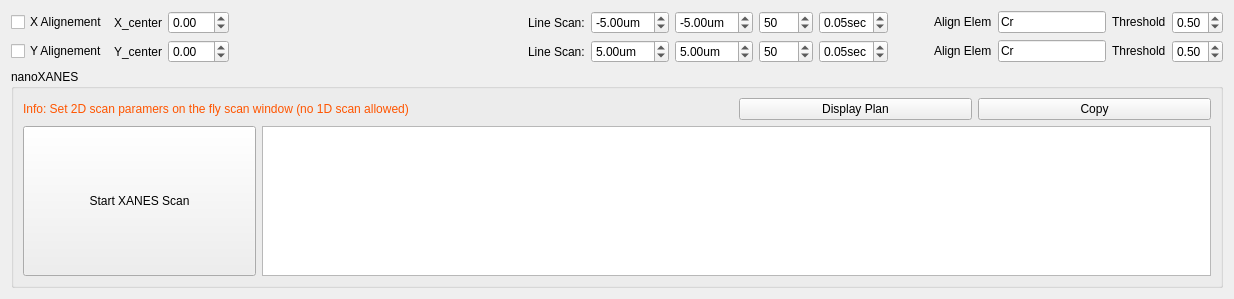
              <widget class="QWidget" name="page_2">
               <property name="geometry">
                <rect>
                 <x>0</x>
                 <y>0</y>
                 <width>1234</width>
                 <height>299</height>
                </rect>
               </property>
               <attribute name="label">
                <string>Alignment and Start XANES</string>
               </attribute>
               <layout class="QGridLayout" name="gridLayout_42">
                <item row="0" column="0">
                 <layout class="QHBoxLayout" name="horizontalLayout_24">
                  <item>
                   <layout class="QVBoxLayout" name="verticalLayout_33">
                    <item>
                     <layout class="QHBoxLayout" name="horizontalLayout_16">
                      <item>
                       <widget class="QCheckBox" name="cb_x_align">
                        <property name="text">
                         <string>X Alignement</string>
                        </property>
                       </widget>
                      </item>
                      <item>
                       <widget class="QLabel" name="label_113">
                        <property name="text">
                         <string>X_center</string>
                        </property>
                       </widget>
                      </item>
                      <item>
                       <widget class="QDoubleSpinBox" name="dsb_xlign_cen_xanes">
                        <property name="minimum">
                         <double>-15.000000000000000</double>
                        </property>
                        <property name="maximum">
                         <double>15.000000000000000</double>
                        </property>
                       </widget>
                      </item>
                      <item>
                       <spacer name="horizontalSpacer_3">
                        <property name="orientation">
                         <enum>Qt::Horizontal</enum>
                        </property>
                        <property name="sizeHint" stdset="0">
                         <size>
                          <width>40</width>
                          <height>20</height>
                         </size>
                        </property>
                       </spacer>
                      </item>
                      <item>
                       <widget class="QLabel" name="label_115">
                        <property name="text">
                         <string>Line Scan:</string>
                        </property>
                       </widget>
                      </item>
                      <item>
                       <widget class="QDoubleSpinBox" name="x_align_start">
                        <property name="sizePolicy">
                         <sizepolicy hsizetype="Preferred" vsizetype="Fixed">
                          <horstretch>0</horstretch>
                          <verstretch>0</verstretch>
                         </sizepolicy>
                        </property>
                        <property name="toolTip">
                         <string>scan range entry</string>
                        </property>
                        <property name="prefix">
                         <string notr="true"/>
                        </property>
                        <property name="suffix">
                         <string>um</string>
                        </property>
                        <property name="minimum">
                         <double>-15.000000000000000</double>
                        </property>
                        <property name="maximum">
                         <double>15.000000000000000</double>
                        </property>
                        <property name="singleStep">
                         <double>1.000000000000000</double>
                        </property>
                        <property name="value">
                         <double>-5.000000000000000</double>
                        </property>
                       </widget>
                      </item>
                      <item>
                       <widget class="QDoubleSpinBox" name="x_align_end">
                        <property name="enabled">
                         <bool>true</bool>
                        </property>
                        <property name="sizePolicy">
                         <sizepolicy hsizetype="Preferred" vsizetype="Fixed">
                          <horstretch>0</horstretch>
                          <verstretch>0</verstretch>
                         </sizepolicy>
                        </property>
                        <property name="toolTip">
                         <string>scan range entry</string>
                        </property>
                        <property name="prefix">
                         <string notr="true"/>
                        </property>
                        <property name="suffix">
                         <string>um</string>
                        </property>
                        <property name="minimum">
                         <double>-15.000000000000000</double>
                        </property>
                        <property name="maximum">
                         <double>15.000000000000000</double>
                        </property>
                        <property name="singleStep">
                         <double>1.000000000000000</double>
                        </property>
                        <property name="value">
                         <double>-5.000000000000000</double>
                        </property>
                       </widget>
                      </item>
                      <item>
                       <widget class="QSpinBox" name="x_align_steps">
                        <property name="sizePolicy">
                         <sizepolicy hsizetype="Preferred" vsizetype="Fixed">
                          <horstretch>0</horstretch>
                          <verstretch>0</verstretch>
                         </sizepolicy>
                        </property>
                        <property name="toolTip">
                         <string>first motor steps</string>
                        </property>
                        <property name="minimum">
                         <number>1</number>
                        </property>
                        <property name="maximum">
                         <number>1000</number>
                        </property>
                        <property name="singleStep">
                         <number>10</number>
                        </property>
                        <property name="value">
                         <number>50</number>
                        </property>
                       </widget>
                      </item>
                      <item>
                       <widget class="QDoubleSpinBox" name="x_align_dwell">
                        <property name="sizePolicy">
                         <sizepolicy hsizetype="Preferred" vsizetype="Fixed">
                          <horstretch>0</horstretch>
                          <verstretch>0</verstretch>
                         </sizepolicy>
                        </property>
                        <property name="toolTip">
                         <string>exposure time per point</string>
                        </property>
                        <property name="prefix">
                         <string/>
                        </property>
                        <property name="suffix">
                         <string notr="true">sec</string>
                        </property>
                        <property name="minimum">
                         <double>0.000000000000000</double>
                        </property>
                        <property name="maximum">
                         <double>0.500000000000000</double>
                        </property>
                        <property name="singleStep">
                         <double>0.010000000000000</double>
                        </property>
                        <property name="value">
                         <double>0.050000000000000</double>
                        </property>
                       </widget>
                      </item>
                     </layout>
                    </item>
                    <item>
                     <layout class="QHBoxLayout" name="horizontalLayout_17">
                      <item>
                       <widget class="QCheckBox" name="cb_y_align">
                        <property name="text">
                         <string>Y Alignement</string>
                        </property>
                       </widget>
                      </item>
                      <item>
                       <widget class="QLabel" name="label_114">
                        <property name="text">
                         <string>Y_center</string>
                        </property>
                       </widget>
                      </item>
                      <item>
                       <widget class="QDoubleSpinBox" name="dsb_yalign_cen_xanes">
                        <property name="minimum">
                         <double>-15.000000000000000</double>
                        </property>
                        <property name="maximum">
                         <double>15.000000000000000</double>
                        </property>
                       </widget>
                      </item>
                      <item>
                       <spacer name="horizontalSpacer_4">
                        <property name="orientation">
                         <enum>Qt::Horizontal</enum>
                        </property>
                        <property name="sizeHint" stdset="0">
                         <size>
                          <width>40</width>
                          <height>20</height>
                         </size>
                        </property>
                       </spacer>
                      </item>
                      <item>
                       <widget class="QLabel" name="label_116">
                        <property name="text">
                         <string>Line Scan:</string>
                        </property>
                       </widget>
                      </item>
                      <item>
                       <widget class="QDoubleSpinBox" name="y_align_start">
                        <property name="sizePolicy">
                         <sizepolicy hsizetype="Preferred" vsizetype="Fixed">
                          <horstretch>0</horstretch>
                          <verstretch>0</verstretch>
                         </sizepolicy>
                        </property>
                        <property name="toolTip">
                         <string>scan range entry</string>
                        </property>
                        <property name="suffix">
                         <string notr="true">um</string>
                        </property>
                        <property name="minimum">
                         <double>-15.000000000000000</double>
                        </property>
                        <property name="maximum">
                         <double>15.000000000000000</double>
                        </property>
                        <property name="singleStep">
                         <double>1.000000000000000</double>
                        </property>
                        <property name="value">
                         <double>5.000000000000000</double>
                        </property>
                       </widget>
                      </item>
                      <item>
                       <widget class="QDoubleSpinBox" name="y_align_end">
                        <property name="sizePolicy">
                         <sizepolicy hsizetype="Preferred" vsizetype="Fixed">
                          <horstretch>0</horstretch>
                          <verstretch>0</verstretch>
                         </sizepolicy>
                        </property>
                        <property name="toolTip">
                         <string>scan range entry</string>
                        </property>
                        <property name="suffix">
                         <string notr="true">um</string>
                        </property>
                        <property name="minimum">
                         <double>-15.000000000000000</double>
                        </property>
                        <property name="maximum">
                         <double>15.000000000000000</double>
                        </property>
                        <property name="singleStep">
                         <double>1.000000000000000</double>
                        </property>
                        <property name="value">
                         <double>5.000000000000000</double>
                        </property>
                       </widget>
                      </item>
                      <item>
                       <widget class="QSpinBox" name="y_align_steps">
                        <property name="sizePolicy">
                         <sizepolicy hsizetype="Preferred" vsizetype="Fixed">
                          <horstretch>0</horstretch>
                          <verstretch>0</verstretch>
                         </sizepolicy>
                        </property>
                        <property name="toolTip">
                         <string>first motor steps</string>
                        </property>
                        <property name="minimum">
                         <number>1</number>
                        </property>
                        <property name="maximum">
                         <number>1000</number>
                        </property>
                        <property name="singleStep">
                         <number>10</number>
                        </property>
                        <property name="value">
                         <number>50</number>
                        </property>
                       </widget>
                      </item>
                      <item>
                       <widget class="QDoubleSpinBox" name="y_align_dwell">
                        <property name="sizePolicy">
                         <sizepolicy hsizetype="Preferred" vsizetype="Fixed">
                          <horstretch>0</horstretch>
                          <verstretch>0</verstretch>
                         </sizepolicy>
                        </property>
                        <property name="toolTip">
                         <string>exposure time per point</string>
                        </property>
                        <property name="prefix">
                         <string/>
                        </property>
                        <property name="suffix">
                         <string notr="true">sec</string>
                        </property>
                        <property name="minimum">
                         <double>0.000000000000000</double>
                        </property>
                        <property name="maximum">
                         <double>0.500000000000000</double>
                        </property>
                        <property name="singleStep">
                         <double>0.010000000000000</double>
                        </property>
                        <property name="value">
                         <double>0.050000000000000</double>
                        </property>
                       </widget>
                      </item>
                     </layout>
                    </item>
                   </layout>
                  </item>
                  <item>
                   <spacer name="horizontalSpacer_2">
                    <property name="orientation">
                     <enum>Qt::Horizontal</enum>
                    </property>
                    <property name="sizeType">
                     <enum>QSizePolicy::Preferred</enum>
                    </property>
                    <property name="sizeHint" stdset="0">
                     <size>
                      <width>40</width>
                      <height>20</height>
                     </size>
                    </property>
                   </spacer>
                  </item>
                  <item>
                   <layout class="QVBoxLayout" name="verticalLayout_34">
                    <item>
                     <layout class="QHBoxLayout" name="horizontalLayout_22">
                      <item>
                       <layout class="QHBoxLayout" name="horizontalLayout_18">
                        <item>
                         <widget class="QLabel" name="label_44">
                          <property name="sizePolicy">
                           <sizepolicy hsizetype="Preferred" vsizetype="Fixed">
                            <horstretch>0</horstretch>
                            <verstretch>0</verstretch>
                           </sizepolicy>
                          </property>
                          <property name="text">
                           <string>Align Elem</string>
                          </property>
                         </widget>
                        </item>
                        <item>
                         <widget class="QLineEdit" name="le_x_align_elem">
                          <property name="sizePolicy">
                           <sizepolicy hsizetype="Fixed" vsizetype="Fixed">
                            <horstretch>0</horstretch>
                            <verstretch>0</verstretch>
                           </sizepolicy>
                          </property>
                          <property name="text">
                           <string>Cr</string>
                          </property>
                         </widget>
                        </item>
                       </layout>
                      </item>
                      <item>
                       <layout class="QHBoxLayout" name="horizontalLayout_20">
                        <item>
                         <widget class="QLabel" name="label_52">
                          <property name="sizePolicy">
                           <sizepolicy hsizetype="Preferred" vsizetype="Fixed">
                            <horstretch>0</horstretch>
                            <verstretch>0</verstretch>
                           </sizepolicy>
                          </property>
                          <property name="text">
                           <string>Threshold</string>
                          </property>
                         </widget>
                        </item>
                        <item>
                         <widget class="QDoubleSpinBox" name="align_x_threshold">
                          <property name="sizePolicy">
                           <sizepolicy hsizetype="Minimum" vsizetype="Fixed">
                            <horstretch>0</horstretch>
                            <verstretch>0</verstretch>
                           </sizepolicy>
                          </property>
                          <property name="minimum">
                           <double>0.010000000000000</double>
                          </property>
                          <property name="maximum">
                           <double>1.000000000000000</double>
                          </property>
                          <property name="value">
                           <double>0.500000000000000</double>
                          </property>
                         </widget>
                        </item>
                       </layout>
                      </item>
                     </layout>
                    </item>
                    <item>
                     <layout class="QHBoxLayout" name="horizontalLayout_23">
                      <item>
                       <layout class="QHBoxLayout" name="horizontalLayout_19">
                        <item>
                         <widget class="QLabel" name="label_51">
                          <property name="sizePolicy">
                           <sizepolicy hsizetype="Preferred" vsizetype="Fixed">
                            <horstretch>0</horstretch>
                            <verstretch>0</verstretch>
                           </sizepolicy>
                          </property>
                          <property name="text">
                           <string>Align Elem</string>
                          </property>
                         </widget>
                        </item>
                        <item>
                         <widget class="QLineEdit" name="le_y_align_elem">
                          <property name="sizePolicy">
                           <sizepolicy hsizetype="Fixed" vsizetype="Fixed">
                            <horstretch>0</horstretch>
                            <verstretch>0</verstretch>
                           </sizepolicy>
                          </property>
                          <property name="text">
                           <string>Cr</string>
                          </property>
                         </widget>
                        </item>
                       </layout>
                      </item>
                      <item>
                       <layout class="QHBoxLayout" name="horizontalLayout_21">
                        <item>
                         <widget class="QLabel" name="label_53">
                          <property name="sizePolicy">
                           <sizepolicy hsizetype="Preferred" vsizetype="Fixed">
                            <horstretch>0</horstretch>
                            <verstretch>0</verstretch>
                           </sizepolicy>
                          </property>
                          <property name="text">
                           <string>Threshold</string>
                          </property>
                         </widget>
                        </item>
                        <item>
                         <widget class="QDoubleSpinBox" name="align_y_threshold">
                          <property name="sizePolicy">
                           <sizepolicy hsizetype="Minimum" vsizetype="Fixed">
                            <horstretch>0</horstretch>
                            <verstretch>0</verstretch>
                           </sizepolicy>
                          </property>
                          <property name="minimum">
                           <double>0.010000000000000</double>
                          </property>
                          <property name="maximum">
                           <double>1.000000000000000</double>
                          </property>
                          <property name="value">
                           <double>0.500000000000000</double>
                          </property>
                         </widget>
                        </item>
                       </layout>
                      </item>
                     </layout>
                    </item>
                   </layout>
                  </item>
                 </layout>
                </item>
                <item row="1" column="0">
                 <spacer name="verticalSpacer_11">
                  <property name="orientation">
                   <enum>Qt::Vertical</enum>
                  </property>
                  <property name="sizeType">
                   <enum>QSizePolicy::Preferred</enum>
                  </property>
                  <property name="sizeHint" stdset="0">
                   <size>
                    <width>20</width>
                    <height>40</height>
                   </size>
                  </property>
                 </spacer>
                </item>
                <item row="2" column="0">
                 <widget class="QGroupBox" name="groupBox_20">
                  <property name="title">
                   <string>nanoXANES</string>
                  </property>
                  <layout class="QGridLayout" name="gridLayout_50">
                   <item row="3" column="0">
                    <widget class="QPushButton" name="pb_Start_Xanes">
                     <property name="sizePolicy">
                      <sizepolicy hsizetype="Preferred" vsizetype="Preferred">
                       <horstretch>0</horstretch>
                       <verstretch>0</verstretch>
                      </sizepolicy>
                     </property>
                     <property name="styleSheet">
                      <string notr="true">font: 15pt &quot;MS Shell Dlg 2&quot;;</string>
                     </property>
                     <property name="text">
                      <string>Start XANES Scan</string>
                     </property>
                    </widget>
                   </item>
                   <item row="0" column="3">
                    <widget class="QPushButton" name="pb_display_xanes_plan">
                     <property name="text">
                      <string>Display Plan</string>
                     </property>
                    </widget>
                   </item>
                   <item row="0" column="0" colspan="3">
                    <widget class="QLabel" name="label_56">
                     <property name="styleSheet">
                      <string notr="true">color: rgb(255, 85, 0);</string>
                     </property>
                     <property name="text">
                      <string>Info: Set 2D scan paramers on the fly scan window (no 1D scan allowed)</string>
                     </property>
                    </widget>
                   </item>
                   <item row="0" column="4">
                    <widget class="QPushButton" name="pushButton">
                     <property name="text">
                      <string>Copy</string>
                     </property>
                    </widget>
                   </item>
                   <item row="3" column="1" colspan="4">
                    <widget class="QTextEdit" name="te_xanes_plan">
                     <property name="sizePolicy">
                      <sizepolicy hsizetype="Preferred" vsizetype="Preferred">
                       <horstretch>0</horstretch>
                       <verstretch>0</verstretch>
                      </sizepolicy>
                     </property>
                    </widget>
                   </item>
                  </layout>
                 </widget>
                </item>
               </layout>
              </widget>
